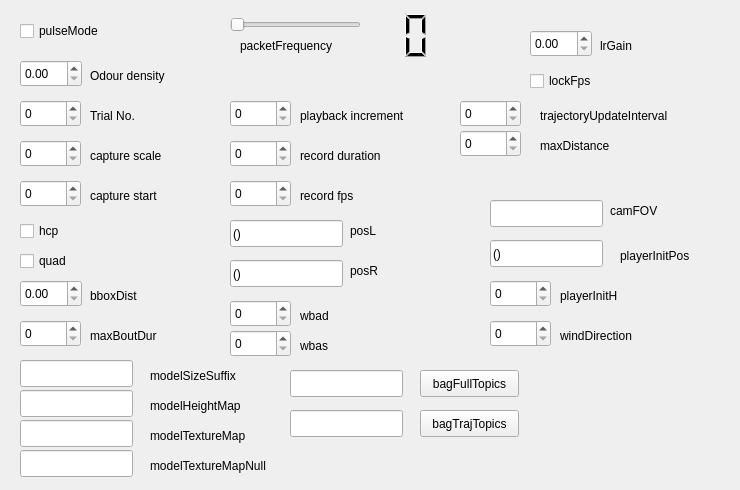
    <widget class="QWidget" name="tab_5">
     <attribute name="title">
      <string>Idk</string>
     </attribute>
     <widget class="QCheckBox" name="pulseMode">
      <property name="geometry">
       <rect>
        <x>20</x>
        <y>20</y>
        <width>101</width>
        <height>22</height>
       </rect>
      </property>
      <property name="text">
       <string>pulseMode</string>
      </property>
     </widget>
     <widget class="QSlider" name="packetFrequency">
      <property name="geometry">
       <rect>
        <x>230</x>
        <y>10</y>
        <width>131</width>
        <height>29</height>
       </rect>
      </property>
      <property name="orientation">
       <enum>Qt::Horizontal</enum>
      </property>
     </widget>
     <widget class="QLabel" name="label_10">
      <property name="geometry">
       <rect>
        <x>240</x>
        <y>20</y>
        <width>121</width>
        <height>51</height>
       </rect>
      </property>
      <property name="text">
       <string>packetFrequency</string>
      </property>
     </widget>
     <widget class="QLCDNumber" name="lcdNumber_2">
      <property name="geometry">
       <rect>
        <x>300</x>
        <y>10</y>
        <width>131</width>
        <height>51</height>
       </rect>
      </property>
      <property name="frameShape">
       <enum>QFrame::NoFrame</enum>
      </property>
     </widget>
     <widget class="QLabel" name="label_11">
      <property name="geometry">
       <rect>
        <x>90</x>
        <y>60</y>
        <width>101</width>
        <height>31</height>
       </rect>
      </property>
      <property name="text">
       <string>Odour density</string>
      </property>
     </widget>
     <widget class="QDoubleSpinBox" name="odourDensity">
      <property name="geometry">
       <rect>
        <x>20</x>
        <y>60</y>
        <width>62</width>
        <height>27</height>
       </rect>
      </property>
     </widget>
     <widget class="QSpinBox" name="trialNo">
      <property name="geometry">
       <rect>
        <x>20</x>
        <y>100</y>
        <width>61</width>
        <height>27</height>
       </rect>
      </property>
     </widget>
     <widget class="QLabel" name="label_12">
      <property name="geometry">
       <rect>
        <x>90</x>
        <y>100</y>
        <width>101</width>
        <height>31</height>
       </rect>
      </property>
      <property name="text">
       <string>Trial No.</string>
      </property>
     </widget>
     <widget class="QLabel" name="label_14">
      <property name="geometry">
       <rect>
        <x>90</x>
        <y>140</y>
        <width>101</width>
        <height>31</height>
       </rect>
      </property>
      <property name="text">
       <string>capture scale</string>
      </property>
     </widget>
     <widget class="QSpinBox" name="captureScale">
      <property name="geometry">
       <rect>
        <x>20</x>
        <y>140</y>
        <width>61</width>
        <height>27</height>
       </rect>
      </property>
     </widget>
     <widget class="QLabel" name="label_15">
      <property name="geometry">
       <rect>
        <x>90</x>
        <y>180</y>
        <width>101</width>
        <height>31</height>
       </rect>
      </property>
      <property name="text">
       <string>capture start</string>
      </property>
     </widget>
     <widget class="QSpinBox" name="captureStart">
      <property name="geometry">
       <rect>
        <x>20</x>
        <y>180</y>
        <width>61</width>
        <height>27</height>
       </rect>
      </property>
     </widget>
     <widget class="QLabel" name="label_16">
      <property name="geometry">
       <rect>
        <x>300</x>
        <y>100</y>
        <width>141</width>
        <height>31</height>
       </rect>
      </property>
      <property name="text">
       <string>playback increment</string>
      </property>
     </widget>
     <widget class="QSpinBox" name="playbackIncrement">
      <property name="geometry">
       <rect>
        <x>230</x>
        <y>100</y>
        <width>61</width>
        <height>27</height>
       </rect>
      </property>
     </widget>
     <widget class="QLabel" name="label_17">
      <property name="geometry">
       <rect>
        <x>300</x>
        <y>140</y>
        <width>111</width>
        <height>31</height>
       </rect>
      </property>
      <property name="text">
       <string>record duration</string>
      </property>
     </widget>
     <widget class="QSpinBox" name="recordDur">
      <property name="geometry">
       <rect>
        <x>230</x>
        <y>140</y>
        <width>61</width>
        <height>27</height>
       </rect>
      </property>
     </widget>
     <widget class="QLabel" name="label_18">
      <property name="geometry">
       <rect>
        <x>300</x>
        <y>180</y>
        <width>101</width>
        <height>31</height>
       </rect>
      </property>
      <property name="text">
       <string>record fps</string>
      </property>
     </widget>
     <widget class="QSpinBox" name="recordFps">
      <property name="geometry">
       <rect>
        <x>230</x>
        <y>180</y>
        <width>61</width>
        <height>27</height>
       </rect>
      </property>
     </widget>
     <widget class="QCheckBox" name="hcp">
      <property name="geometry">
       <rect>
        <x>20</x>
        <y>220</y>
        <width>101</width>
        <height>22</height>
       </rect>
      </property>
      <property name="text">
       <string>hcp</string>
      </property>
     </widget>
     <widget class="QCheckBox" name="quad">
      <property name="geometry">
       <rect>
        <x>20</x>
        <y>250</y>
        <width>101</width>
        <height>22</height>
       </rect>
      </property>
      <property name="text">
       <string>quad</string>
      </property>
     </widget>
     <widget class="QLineEdit" name="posL">
      <property name="geometry">
       <rect>
        <x>230</x>
        <y>220</y>
        <width>113</width>
        <height>27</height>
       </rect>
      </property>
      <property name="toolTip">
       <string>&lt;html&gt;&lt;head/&gt;&lt;body&gt;&lt;p&gt;Add &lt;span style=&quot; font-weight:600;&quot;&gt;2 &lt;/span&gt;items&lt;/p&gt;&lt;p&gt;(0, 0)&lt;/p&gt;&lt;/body&gt;&lt;/html&gt;</string>
      </property>
      <property name="text">
       <string>()</string>
      </property>
     </widget>
     <widget class="QLabel" name="label_19">
      <property name="geometry">
       <rect>
        <x>350</x>
        <y>220</y>
        <width>101</width>
        <height>21</height>
       </rect>
      </property>
      <property name="text">
       <string>posL</string>
      </property>
     </widget>
     <widget class="QLineEdit" name="posR">
      <property name="geometry">
       <rect>
        <x>230</x>
        <y>260</y>
        <width>113</width>
        <height>27</height>
       </rect>
      </property>
      <property name="toolTip">
       <string>&lt;html&gt;&lt;head/&gt;&lt;body&gt;&lt;p&gt;Add &lt;span style=&quot; font-weight:600;&quot;&gt;2 &lt;/span&gt;items&lt;/p&gt;&lt;p&gt;(0, 0)&lt;/p&gt;&lt;/body&gt;&lt;/html&gt;</string>
      </property>
      <property name="text">
       <string>()</string>
      </property>
     </widget>
     <widget class="QLabel" name="label_20">
      <property name="geometry">
       <rect>
        <x>350</x>
        <y>260</y>
        <width>101</width>
        <height>21</height>
       </rect>
      </property>
      <property name="text">
       <string>posR</string>
      </property>
     </widget>
     <widget class="QDoubleSpinBox" name="bboxDist">
      <property name="geometry">
       <rect>
        <x>20</x>
        <y>280</y>
        <width>62</width>
        <height>27</height>
       </rect>
      </property>
     </widget>
     <widget class="QLabel" name="label_21">
      <property name="geometry">
       <rect>
        <x>90</x>
        <y>280</y>
        <width>101</width>
        <height>31</height>
       </rect>
      </property>
      <property name="text">
       <string>bboxDist</string>
      </property>
     </widget>
     <widget class="QLabel" name="label_22">
      <property name="geometry">
       <rect>
        <x>90</x>
        <y>320</y>
        <width>101</width>
        <height>31</height>
       </rect>
      </property>
      <property name="text">
       <string>maxBoutDur</string>
      </property>
     </widget>
     <widget class="QSpinBox" name="maxBoutDur">
      <property name="geometry">
       <rect>
        <x>20</x>
        <y>320</y>
        <width>61</width>
        <height>27</height>
       </rect>
      </property>
     </widget>
     <widget class="QLineEdit" name="modelHeightMap">
      <property name="geometry">
       <rect>
        <x>20</x>
        <y>390</y>
        <width>113</width>
        <height>27</height>
       </rect>
      </property>
      <property name="text">
       <string/>
      </property>
     </widget>
     <widget class="QLabel" name="label_45">
      <property name="geometry">
       <rect>
        <x>150</x>
        <y>360</y>
        <width>121</width>
        <height>31</height>
       </rect>
      </property>
      <property name="text">
       <string>modelSizeSuffix</string>
      </property>
     </widget>
     <widget class="QLineEdit" name="modelSizeSuffix">
      <property name="geometry">
       <rect>
        <x>20</x>
        <y>360</y>
        <width>113</width>
        <height>27</height>
       </rect>
      </property>
     </widget>
     <widget class="QLabel" name="label_46">
      <property name="geometry">
       <rect>
        <x>150</x>
        <y>390</y>
        <width>121</width>
        <height>31</height>
       </rect>
      </property>
      <property name="text">
       <string>modelHeightMap</string>
      </property>
     </widget>
     <widget class="QLineEdit" name="modelTextureMapNull">
      <property name="geometry">
       <rect>
        <x>20</x>
        <y>450</y>
        <width>113</width>
        <height>27</height>
       </rect>
      </property>
      <property name="text">
       <string/>
      </property>
     </widget>
     <widget class="QLineEdit" name="modelTextureMap">
      <property name="geometry">
       <rect>
        <x>20</x>
        <y>420</y>
        <width>113</width>
        <height>27</height>
       </rect>
      </property>
     </widget>
     <widget class="QLabel" name="label_71">
      <property name="geometry">
       <rect>
        <x>150</x>
        <y>420</y>
        <width>131</width>
        <height>31</height>
       </rect>
      </property>
      <property name="text">
       <string>modelTextureMap</string>
      </property>
     </widget>
     <widget class="QLabel" name="label_72">
      <property name="geometry">
       <rect>
        <x>150</x>
        <y>450</y>
        <width>161</width>
        <height>31</height>
       </rect>
      </property>
      <property name="text">
       <string>modelTextureMapNull</string>
      </property>
     </widget>
     <widget class="QDoubleSpinBox" name="lrGain">
      <property name="geometry">
       <rect>
        <x>530</x>
        <y>30</y>
        <width>62</width>
        <height>27</height>
       </rect>
      </property>
     </widget>
     <widget class="QLabel" name="label_107">
      <property name="geometry">
       <rect>
        <x>600</x>
        <y>30</y>
        <width>101</width>
        <height>31</height>
       </rect>
      </property>
      <property name="text">
       <string>lrGain</string>
      </property>
     </widget>
     <widget class="QCheckBox" name="lockFps">
      <property name="geometry">
       <rect>
        <x>530</x>
        <y>70</y>
        <width>101</width>
        <height>22</height>
       </rect>
      </property>
      <property name="text">
       <string>lockFps</string>
      </property>
     </widget>
     <widget class="QLabel" name="label_108">
      <property name="geometry">
       <rect>
        <x>540</x>
        <y>100</y>
        <width>191</width>
        <height>31</height>
       </rect>
      </property>
      <property name="text">
       <string>trajectoryUpdateInterval</string>
      </property>
     </widget>
     <widget class="QSpinBox" name="trajectoryUpdateInterval">
      <property name="geometry">
       <rect>
        <x>460</x>
        <y>100</y>
        <width>61</width>
        <height>27</height>
       </rect>
      </property>
     </widget>
     <widget class="QLabel" name="label_111">
      <property name="geometry">
       <rect>
        <x>540</x>
        <y>130</y>
        <width>91</width>
        <height>31</height>
       </rect>
      </property>
      <property name="text">
       <string>maxDistance</string>
      </property>
     </widget>
     <widget class="QSpinBox" name="maxDistance">
      <property name="geometry">
       <rect>
        <x>460</x>
        <y>130</y>
        <width>61</width>
        <height>27</height>
       </rect>
      </property>
     </widget>
     <widget class="QLabel" name="label_147">
      <property name="geometry">
       <rect>
        <x>610</x>
        <y>200</y>
        <width>101</width>
        <height>21</height>
       </rect>
      </property>
      <property name="text">
       <string>camFOV</string>
      </property>
     </widget>
     <widget class="QLineEdit" name="camFOV">
      <property name="geometry">
       <rect>
        <x>490</x>
        <y>200</y>
        <width>113</width>
        <height>27</height>
       </rect>
      </property>
      <property name="text">
       <string/>
      </property>
     </widget>
     <widget class="QLineEdit" name="playerInitPos">
      <property name="geometry">
       <rect>
        <x>490</x>
        <y>240</y>
        <width>113</width>
        <height>27</height>
       </rect>
      </property>
      <property name="toolTip">
       <string>&lt;html&gt;&lt;head/&gt;&lt;body&gt;&lt;p&gt;Add &lt;span style=&quot; font-weight:600;&quot;&gt;3 &lt;/span&gt;items&lt;/p&gt;&lt;p&gt;(0, 0, 0)&lt;/p&gt;&lt;/body&gt;&lt;/html&gt;</string>
      </property>
      <property name="text">
       <string>()</string>
      </property>
     </widget>
     <widget class="QLabel" name="label_150">
      <property name="geometry">
       <rect>
        <x>620</x>
        <y>240</y>
        <width>101</width>
        <height>31</height>
       </rect>
      </property>
      <property name="text">
       <string>playerInitPos</string>
      </property>
     </widget>
     <widget class="QLabel" name="label_151">
      <property name="geometry">
       <rect>
        <x>560</x>
        <y>280</y>
        <width>101</width>
        <height>31</height>
       </rect>
      </property>
      <property name="text">
       <string>playerInitH</string>
      </property>
     </widget>
     <widget class="QSpinBox" name="playerInitH">
      <property name="geometry">
       <rect>
        <x>490</x>
        <y>280</y>
        <width>61</width>
        <height>27</height>
       </rect>
      </property>
     </widget>
     <widget class="QLabel" name="label_152">
      <property name="geometry">
       <rect>
        <x>560</x>
        <y>320</y>
        <width>101</width>
        <height>31</height>
       </rect>
      </property>
      <property name="text">
       <string>windDirection</string>
      </property>
     </widget>
     <widget class="QSpinBox" name="windDirection">
      <property name="geometry">
       <rect>
        <x>490</x>
        <y>320</y>
        <width>61</width>
        <height>27</height>
       </rect>
      </property>
     </widget>
     <widget class="QSpinBox" name="wbad">
      <property name="geometry">
       <rect>
        <x>230</x>
        <y>300</y>
        <width>61</width>
        <height>27</height>
       </rect>
      </property>
     </widget>
     <widget class="QLabel" name="label_204">
      <property name="geometry">
       <rect>
        <x>300</x>
        <y>300</y>
        <width>101</width>
        <height>31</height>
       </rect>
      </property>
      <property name="text">
       <string>wbad</string>
      </property>
     </widget>
     <widget class="QSpinBox" name="wbas">
      <property name="geometry">
       <rect>
        <x>230</x>
        <y>330</y>
        <width>61</width>
        <height>27</height>
       </rect>
      </property>
     </widget>
     <widget class="QLabel" name="label_205">
      <property name="geometry">
       <rect>
        <x>300</x>
        <y>330</y>
        <width>101</width>
        <height>31</height>
       </rect>
      </property>
      <property name="text">
       <string>wbas</string>
      </property>
     </widget>
     <widget class="QLineEdit" name="bagTrajTopics">
      <property name="geometry">
       <rect>
        <x>290</x>
        <y>410</y>
        <width>113</width>
        <height>27</height>
       </rect>
      </property>
     </widget>
     <widget class="QPushButton" name="bagTrajTopicsBtn">
      <property name="geometry">
       <rect>
        <x>420</x>
        <y>410</y>
        <width>99</width>
        <height>27</height>
       </rect>
      </property>
      <property name="text">
       <string>bagTrajTopics</string>
      </property>
     </widget>
     <widget class="QLineEdit" name="bagFullTopics">
      <property name="geometry">
       <rect>
        <x>290</x>
        <y>370</y>
        <width>113</width>
        <height>27</height>
       </rect>
      </property>
     </widget>
     <widget class="QPushButton" name="bagFullTopicsBtn">
      <property name="geometry">
       <rect>
        <x>420</x>
        <y>370</y>
        <width>99</width>
        <height>27</height>
       </rect>
      </property>
      <property name="text">
       <string>bagFullTopics</string>
      </property>
     </widget>
     <zorder>label_10</zorder>
     <zorder>lcdNumber_2</zorder>
     <zorder>pulseMode</zorder>
     <zorder>packetFrequency</zorder>
     <zorder>label_11</zorder>
     <zorder>odourDensity</zorder>
     <zorder>trialNo</zorder>
     <zorder>label_12</zorder>
     <zorder>label_14</zorder>
     <zorder>captureScale</zorder>
     <zorder>label_15</zorder>
     <zorder>captureStart</zorder>
     <zorder>label_16</zorder>
     <zorder>playbackIncrement</zorder>
     <zorder>label_17</zorder>
     <zorder>recordDur</zorder>
     <zorder>label_18</zorder>
     <zorder>recordFps</zorder>
     <zorder>hcp</zorder>
     <zorder>quad</zorder>
     <zorder>posL</zorder>
     <zorder>label_19</zorder>
     <zorder>posR</zorder>
     <zorder>label_20</zorder>
     <zorder>bboxDist</zorder>
     <zorder>label_21</zorder>
     <zorder>label_22</zorder>
     <zorder>maxBoutDur</zorder>
     <zorder>modelHeightMap</zorder>
     <zorder>label_45</zorder>
     <zorder>modelSizeSuffix</zorder>
     <zorder>label_46</zorder>
     <zorder>modelTextureMapNull</zorder>
     <zorder>modelTextureMap</zorder>
     <zorder>label_71</zorder>
     <zorder>label_72</zorder>
     <zorder>lrGain</zorder>
     <zorder>label_107</zorder>
     <zorder>lockFps</zorder>
     <zorder>label_108</zorder>
     <zorder>trajectoryUpdateInterval</zorder>
     <zorder>label_111</zorder>
     <zorder>maxDistance</zorder>
     <zorder>label_147</zorder>
     <zorder>camFOV</zorder>
     <zorder>playerInitPos</zorder>
     <zorder>label_150</zorder>
     <zorder>label_151</zorder>
     <zorder>playerInitH</zorder>
     <zorder>label_152</zorder>
     <zorder>windDirection</zorder>
     <zorder>wbad</zorder>
     <zorder>label_204</zorder>
     <zorder>wbas</zorder>
     <zorder>label_205</zorder>
     <zorder>bagTrajTopics</zorder>
     <zorder>bagTrajTopicsBtn</zorder>
     <zorder>bagFullTopics</zorder>
     <zorder>bagFullTopicsBtn</zorder>
    </widget>
